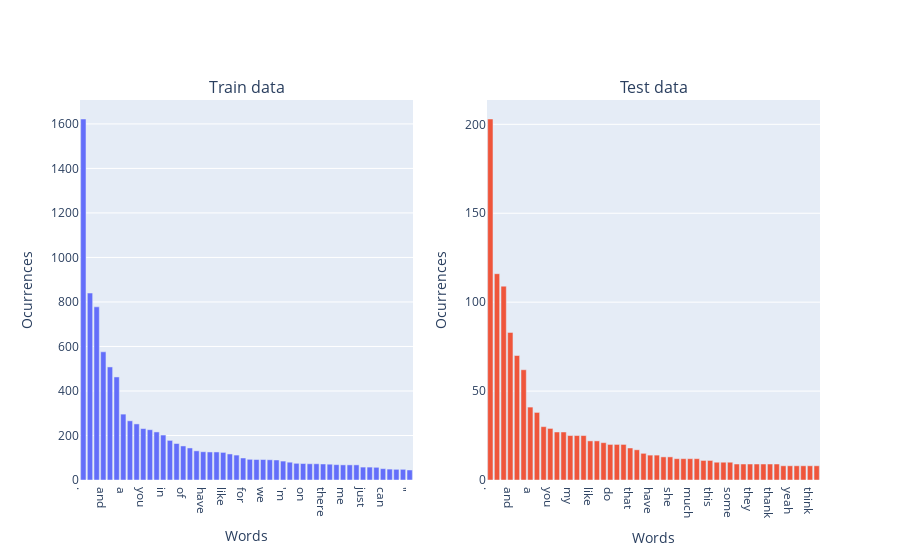

The code cell stored with this chart in its notebook:
### Code cell
plot_frequency_of_("words", train_word_counts, test_word_counts)

### Figure 1 — Plotly figure (JSON) as saved in the notebook; plotly's stock layout.template omitted (floating-point values rounded to 4 significant figures)
{"data": [{"type": "bar", "x": [".", "i", ",", "and", "the", "to", "a", "so", "is", "you", "it", "my", "in", "but", "'s", "of", "?", "that", "have", "n't", "very", "like", "was", "do", "for", "or", "go", "we", "she", "they", "'m", "this", "know", "on", "one", "thank", "there", "not", "are", "me", "because", "with", "just", "at", "he", "can", "much", "no", "\"", "want"], "xaxis": "x", "y": [1622, 840, 778, 576, 508, 463, 296, 266, 252, 231, 226, 216, 202, 178, 164, 153, 144, 131, 127, 126, 126, 124, 117, 112, 99, 93, 92, 92, 91, 90, 85, 80, 75, 74, 73, 73, 72, 71, 69, 68, 68, 68, 58, 58, 57, 51, 49, 48, 48, 45], "yaxis": "y"}, {"type": "bar", "x": [".", ",", "i", "and", "the", "to", "a", "so", "is", "you", "but", "it", "my", "n't", "'s", "like", "in", "very", "do", "for", "of", "that", "was", "?", "have", "at", "not", "she", "'m", "me", "much", "know", "are", "this", "there", "him", "some", "one", "we", "they", "just", "go", "thank", "can", "all", "yeah", "time", "two", "think", "her"], "xaxis": "x2", "y": [203, 116, 109, 83, 70, 62, 41, 38, 30, 29, 27, 27, 25, 25, 25, 22, 22, 21, 20, 20, 20, 18, 17, 15, 14, 14, 13, 13, 12, 12, 12, 12, 11, 11, 10, 10, 10, 9, 9, 9, 9, 9, 9, 9, 8, 8, 8, 8, 8, 8], "yaxis": "y2"}], "layout": {"annotations": [{"font": {"size": 16}, "showarrow": false, "text": "Train data", "x": 0.225, "xanchor": "center", "xref": "paper", "y": 1, "yanchor": "bottom", "yref": "paper"}, {"font": {"size": 16}, "showarrow": false, "text": "Test data", "x": 0.775, "xanchor": "center", "xref": "paper", "y": 1, "yanchor": "bottom", "yref": "paper"}], "showlegend": false, "xaxis": {"anchor": "y", "domain": [0, 0.45], "title": {"text": "Words"}}, "xaxis2": {"anchor": "y2", "domain": [0.55, 1], "title": {"text": "Words"}}, "yaxis": {"anchor": "x", "domain": [0, 1], "title": {"text": "Ocurrences"}}, "yaxis2": {"anchor": "x2", "domain": [0, 1], "title": {"text": "Ocurrences"}}}}
